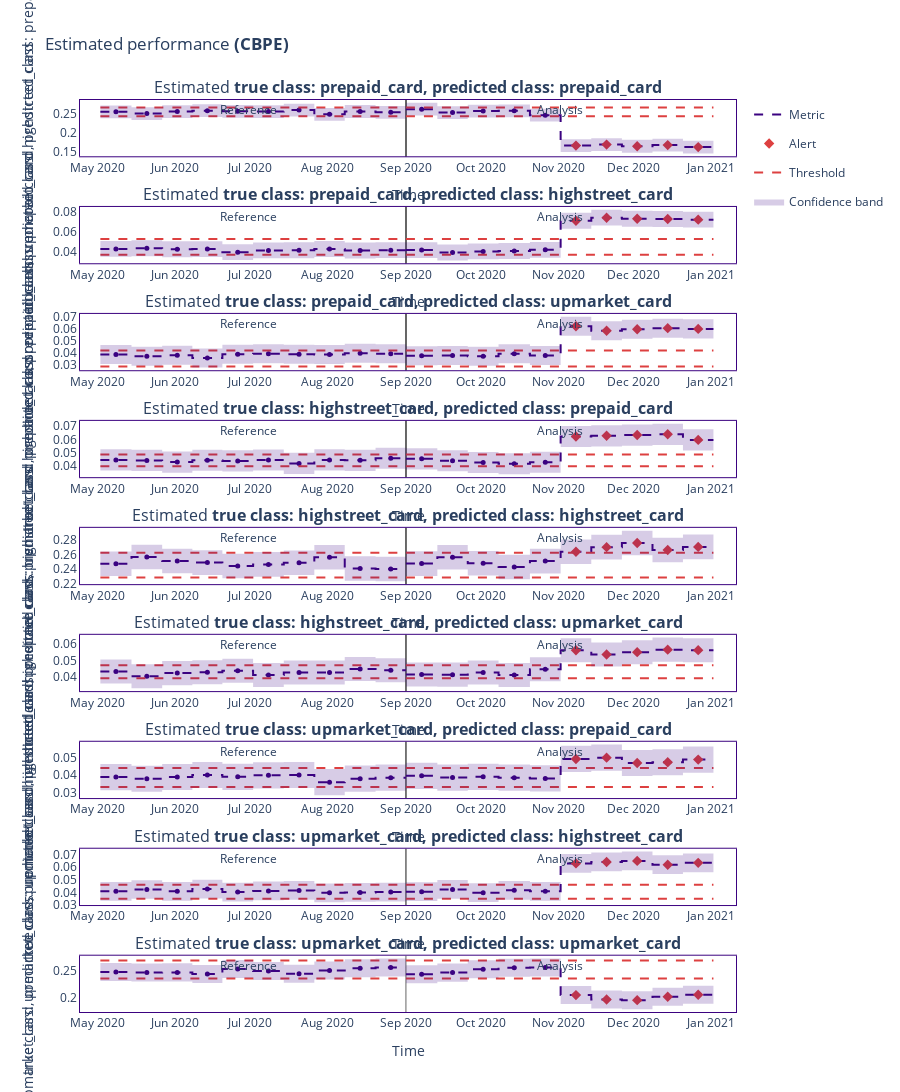

Notebook cell for this chart:
### Code cell
metric_fig = results.plot()
metric_fig.show()
